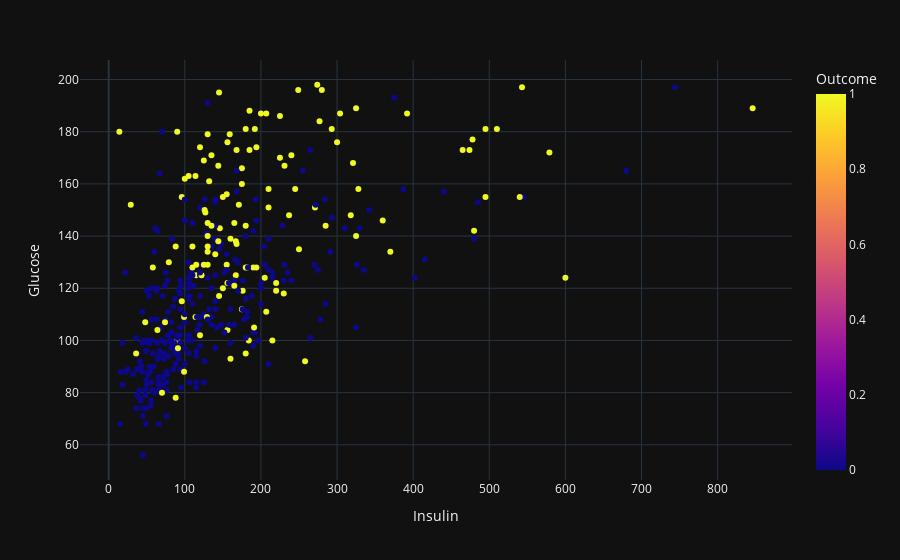

The cell this chart's notebook holds for it:
### Code cell
scatter('Insulin','Glucose')#繪製散佈圖,觀察'Insulin'與'血糖'高低關係

### Figure 1 — Plotly figure (JSON) as saved in the notebook; plotly's stock layout.template omitted (floating-point values rounded to 4 significant figures; data arrays with more than 128 entries replaced by an {"elided": "..."} marker saying what was removed)
{"data": [{"hovertemplate": "Insulin=%{x}<br>Glucose=%{y}<br>Outcome=%{marker.color}<extra></extra>", "legendgroup": "", "marker": {"color": {"elided": "392 int values"}, "coloraxis": "coloraxis", "symbol": "circle"}, "mode": "markers", "name": "", "orientation": "v", "showlegend": false, "type": "scatter", "x": {"elided": "392 int values"}, "xaxis": "x", "y": {"elided": "392 int values"}, "yaxis": "y"}], "layout": {"coloraxis": {"colorbar": {"title": {"text": "Outcome"}}, "colorscale": [[0, "#0d0887"], [0.1111, "#46039f"], [0.2222, "#7201a8"], [0.3333, "#9c179e"], [0.4444, "#bd3786"], [0.5556, "#d8576b"], [0.6667, "#ed7953"], [0.7778, "#fb9f3a"], [0.8889, "#fdca26"], [1, "#f0f921"]]}, "legend": {"tracegroupgap": 0}, "margin": {"t": 60}, "xaxis": {"anchor": "y", "domain": [0, 1], "title": {"text": "Insulin"}}, "yaxis": {"anchor": "x", "domain": [0, 1], "title": {"text": "Glucose"}}}}
